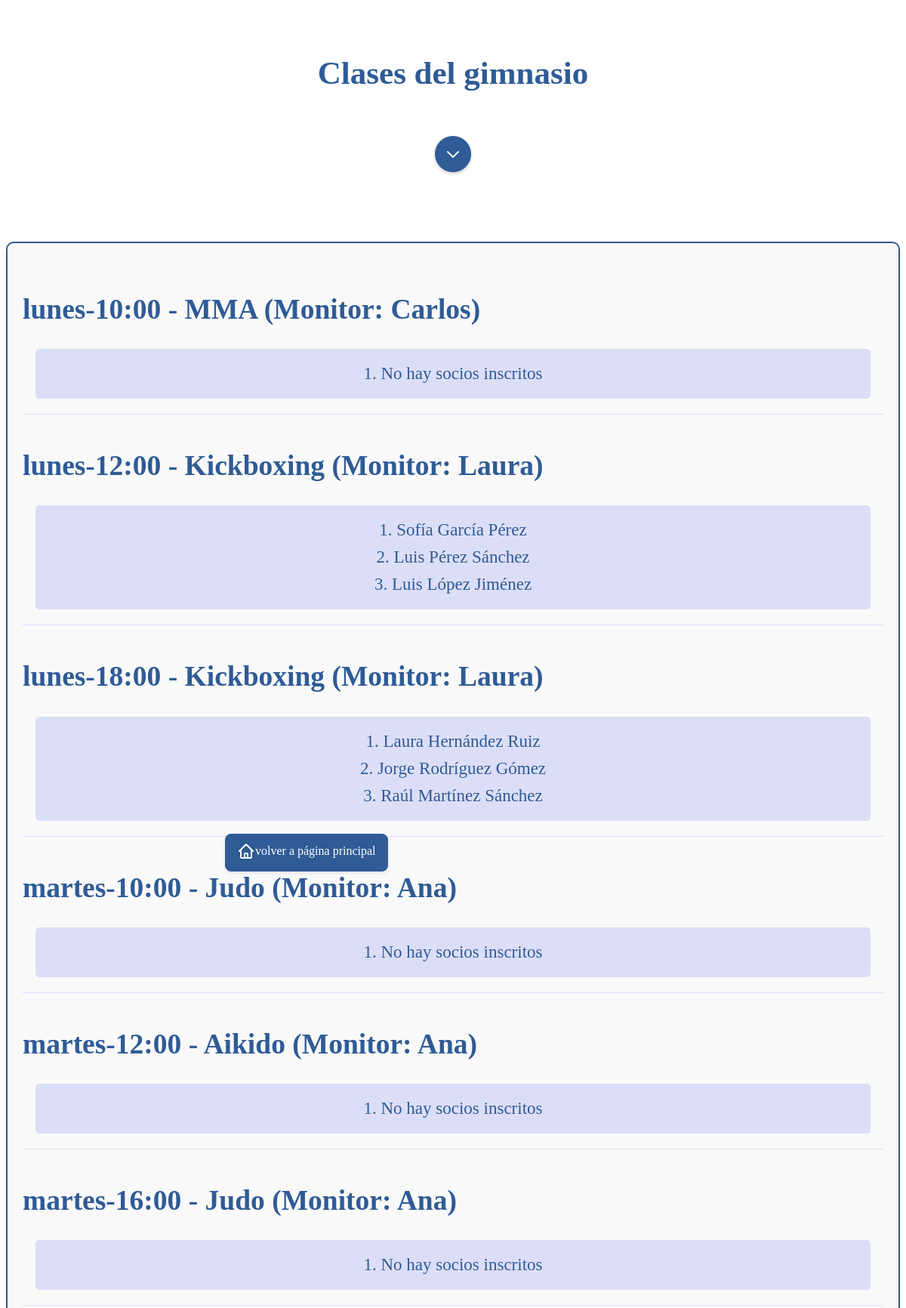
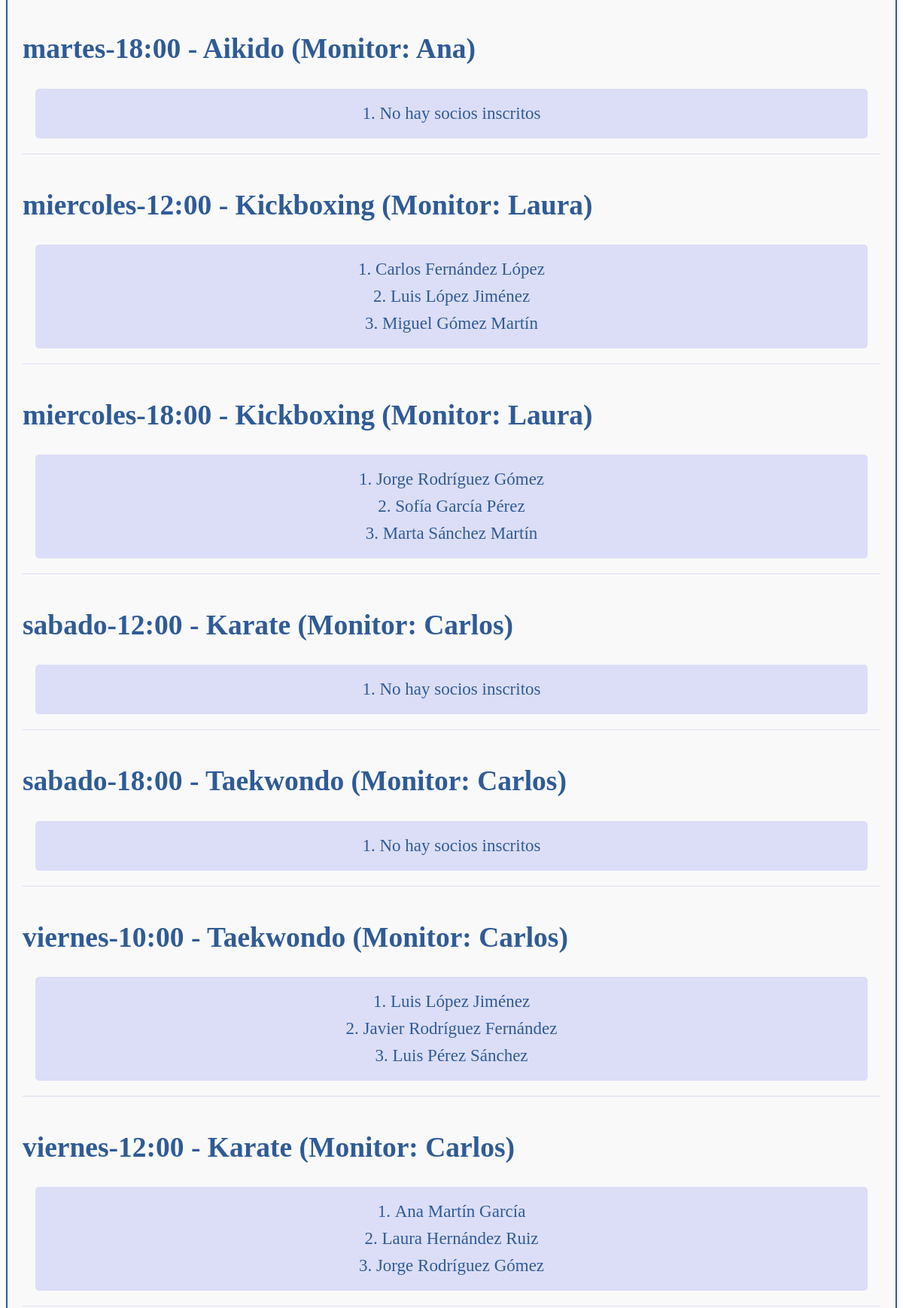
The app's page /view/clases/clasesSocios.php (signed in, upper part) with its own data (2 pictures, top to bottom).
### tables this page shows
CREATE TABLE IF NOT EXISTS CLASES (
    id_clase VARCHAR(20) PRIMARY KEY,
    dni_monitor VARCHAR(9),
    nombre_actividad VARCHAR(50),
    dia_semana VARCHAR(15),
    hora_inicio TIME,
    hora_fin TIME,
    FOREIGN KEY (dni_monitor) REFERENCES MONITORES(dni) ON DELETE SET NULL
);

CREATE TABLE IF NOT EXISTS MONITORES (
    dni VARCHAR(9) PRIMARY KEY,
    nombre VARCHAR(50),
    apellidos VARCHAR(100),
    fecha_nac DATE,
    telefono VARCHAR(15),
    email VARCHAR(100),
    cuenta_bancaria VARCHAR(24),
    funcion VARCHAR(20) DEFAULT 'monitor',
    sueldo DECIMAL(10,2),
    jornada INT
);

### models/Clase.php (called while the page is built, shortened)
<?php
require_once  __DIR__ . '/../data/conexionBBDD.php';
final class Clase {
    public static function clasesSocios() {
        global $conn;
        $sql = "SELECT
                    c.id_clase,
                    c.nombre_actividad,
                    m.nombre AS nombre_monitor,
                    s.nombre AS nombre_socio,
                    s.apellidos AS apellido_socio
                FROM CLASES c
                JOIN MONITORES m ON c.dni_monitor = m.dni
                LEFT JOIN SOCIOS_CLASES cs ON c.id_clase = cs.id_clase
                LEFT JOIN SOCIOS s ON cs.dni_socio = s.dni
                ORDER BY c.id_clase";
        if (!$stmt = $conn->prepare($sql)) {
            throw new PDOException('Error en la preparación de la consulta clasesSocios');
        }
        if (!$stmt->execute()) {
            throw new PDOException('Error en la ejecución de la consulta clasesSocios');
        }
        $resultado = $stmt->fetchAll(PDO::FETCH_ASSOC);
        $clases = [];
        foreach ($resultado as $fila) {
            $id_clase = $fila['id_clase'];
            if (!isset($clases[$id_clase])) {
                $clases[$id_clase] = [
                    'id_clase' => $fila['id_clase'],
                    'nombre_actividad' => $fila['nombre_actividad'],
                    'nombre_monitor' => $fila['nombre_monitor'],
                    'socios' => []
                ];
            }
            if (!empty($fila['nombre_socio']) && !empty($fila['apellido_socio'])) {
                $clases[$id_clase]['socios'][] = $fila['nombre_socio'] . " " . $fila['apellido_socio'];
            }
        }
        return array_values($clases);
    }
}
?>

### controllers/controladorClases.php (called while the page is built, shortened)
<?php
require_once __DIR__ . '/../models/Monitor.php';
require_once __DIR__ . '/../models/Clase.php';
class ControladorClases {
    public static function clasesSocios() {
        try {
            return Clase::clasesSocios();
        } catch (PDOException $e) {
             $msg = $e->getMessage();
        }catch(Exception $e){
            $msg = $e->getMessage();
        }
        exit;
    }
}

### view/clases/clasesSocios.php (the view, shortened to what this page needs)
<?php
require_once '../../controllers/controladorClases.php';
$clases = controladorClases::clasesSocios();
?>
<!DOCTYPE html>
<html lang="es">
<head>
    <link rel="stylesheet" href="/proyecto_gym_MVC/stylos/form_stylos.css">
</head>
<body>
    <?php if (!empty($clases)) { ?>
        <h1>Clases del gimnasio</h1>
        <div style="position: absolute; top: 27%; left: 24%; margin: 10px; padding: 10px 15px; background-color: #2f5b96; border: 1px solid #2f5b96; border-radius: 8px; box-shadow: 0 2px 4px rgba(0, 0, 0, 0.1);">
            <a href="../bienvenida_recepcionista.php" style="display: inline-flex; align-items: center; text-decoration: none; color: inherit;">
                <span style='color:white';>volver a página principal</span>
            </a>
        </div>
        <div id="scroll-to-bottom" style="text-align: center; margin: 30px 0;">
            <a href="#bottom" class="scroll-button">
                <svg class="icon" xmlns="http://www.w3.org/2000/svg" viewBox="0 0 24 24">
                    <path d="M19 9l-7 7-7-7"/>
                </svg>
            </a>
        </div>
        <br>
        <ul>
            <?php foreach ($clases as $clase) { ?>
                <li>
                    <h2><?= htmlspecialchars($clase['id_clase'] . " - " . $clase['nombre_actividad'] . " (Monitor: " . $clase['nombre_monitor'] . ")") ?></h2>
                    <ol>
                        <?php if (!empty($clase['socios'])) {
                            foreach ($clase['socios'] as $socio) { ?>
                                <li><?= htmlspecialchars($socio) ?></li>
                        <?php }
                        } else { ?>
                            <li>No hay socios inscritos</li>
                        <?php } ?>
                    </ol>
                </li>
            <?php } ?>
        </ul>
    <?php } else { ?>
        <p>No hay clases disponibles</p>
    <?php } ?>
    <br>
</body>
</html>

### stylos/form_stylos.css (style rules this page uses)
html, body { height: 100%; margin: 0; padding: 0; }
body { min-height: 100vh; width: 100%; overflow-y: scroll; display: flex; flex-direction: column; }
h1 { font-size: 43px; text-align: center; margin-top: 6%; color: #2f5b96; }
ul { list-style-type: none; padding: 20px; margin: 15px 0; background-color: #f9f9f9; border-radius: 10px; border: 2px solid #2f5b96; width: 95%; max-width: 1200px; margin: 20px auto; box-shadow: 0px 4px 6px rgba(0, 0, 0, 0.1); }
ul > li { font-size: 25px; color: #2f5b96; padding: 10px 0; margin: 5px 0; border-bottom: 1px solid #dcdef7; }
ul ol { list-style-type: decimal; padding-left: 40px; margin: 10px 0; background-color: #dcdef7; border-radius: 5px; padding: 15px 40px; width: 90%; margin: 10px auto; }
ul ol > li { font-size: 23px; color: #2f5b96; padding: 5px 0; border-bottom: none; text-align: center; list-style-position: inside; }
.scroll-button { display: inline-flex; align-items: center; justify-content: center; background-color: #2f5b96; padding: 12px; margin-bottom: 2%; border-radius: 50%; box-shadow: 0 2px 4px rgba(0, 0, 0, 0.2); transition: all 0.3s ease; text-decoration: none; cursor: pointer; }
.scroll-icon, .icon { width: 24px; height: 24px; fill: none; stroke: #fff; stroke-width: 2; stroke-linecap: round; stroke-linejoin: round; }

### records on screen
clases: id_clase+nombre_actividad "lunes-10:00 - MMA (Monitor: Carlos)", shows "No hay socios inscritos"
clases: id_clase+nombre_actividad "martes-10:00 - Judo (Monitor: Ana)", shows "No hay socios inscritos"
clases: id_clase+nombre_actividad "martes-12:00 - Aikido (Monitor: Ana)", shows "No hay socios inscritos"
clases: id_clase+nombre_actividad "martes-16:00 - Judo (Monitor: Ana)", shows "No hay socios inscritos"
clases: id_clase+nombre_actividad "martes-18:00 - Aikido (Monitor: Ana)", shows "No hay socios inscritos"
clases: id_clase+nombre_actividad "sabado-12:00 - Karate (Monitor: Carlos)", shows "No hay socios inscritos"
clases: id_clase+nombre_actividad "sabado-18:00 - Taekwondo (Monitor: Carlos)", shows "No hay socios inscritos"

### other values on screen
$socio "Sofía García Pérez"
$socio "Luis Pérez Sánchez"
$socio "Luis López Jiménez"
$socio "Laura Hernández Ruiz"
$socio "Jorge Rodríguez Gómez"
$socio "Raúl Martínez Sánchez"
$socio "Carlos Fernández López"
$socio "Miguel Gómez Martín"
$socio "Marta Sánchez Martín"
$socio "Javier Rodríguez Fernández"
$socio "Ana Martín García"
